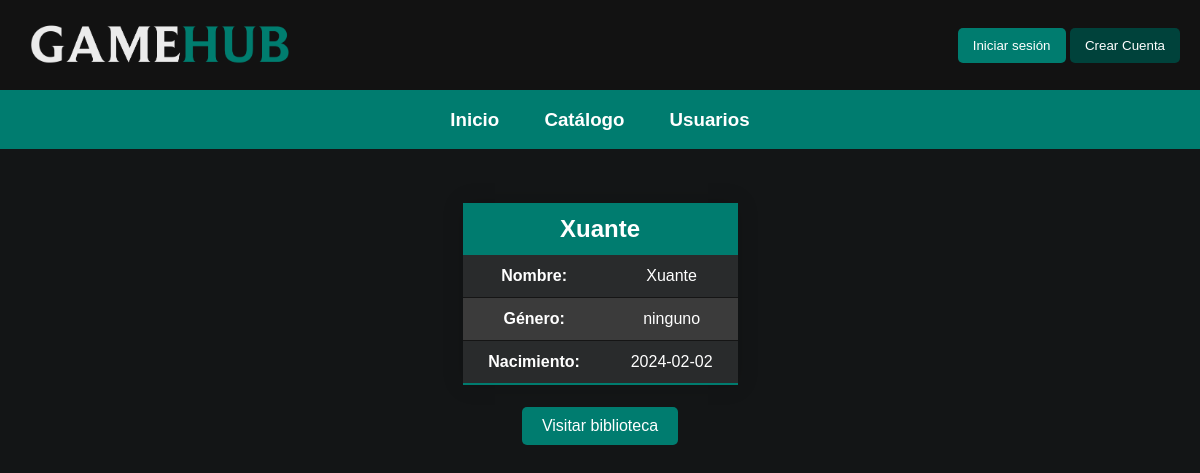
Page /perfil.php on the committed database.
### tables this page shows
CREATE TABLE `usuarios` (
  `ID` int(11) NOT NULL,
  `Usuario` varchar(255) NOT NULL,
  `Sexo` varchar(255) DEFAULT NULL,
  `Nacimiento` date DEFAULT NULL,
  `Contra` varchar(255) DEFAULT NULL,
  `Email` varchar(255) DEFAULT NULL
);

### funciones/consultasUsuarios.php (called while the page is built, shortened)
<?php
function crearUsuarios(){
	$DB = crearConexion();
	$sql = "SELECT * FROM usuarios ORDER BY Usuario ASC";
	$result = mysqli_query($DB, $sql);
	$usuarios = array();
	if (mysqli_num_rows($result) > 0){
		while($fila = mysqli_fetch_assoc($result)){
	    $usuario = new Usuario($fila['ID'], $fila['Email'], $fila['Usuario'], $fila['Contra'], $fila['Sexo'], $fila['Nacimiento'], );
		$usuarios[] = $usuario;
		}
	}
	return $usuarios;
}
?>

### models/Usuario.php (called while the page is built, shortened)
<?php
	class Usuario
	{
		private $id;
		public $usuario;
		public $genero;
		public $nacimiento;
		function __construct($id = '', $email = '', $usuario = '', $contra = '', $genero = '', $nacimiento = '' )
		{
			$this->id = $id;
			$this->usuario = $usuario;
			$this->genero = $genero;
			$this->nacimiento = $nacimiento;
		}
		public function getID(){
            return $this->id;
        }
		public function getUsuario(){
            return $this->usuario;
        }
		public function getGenero(){
            return $this->genero;
        }
		public function getNacimiento(){
            return $this->nacimiento;
        }
	}
?>

### perfil.php (the view, shortened to what this page needs)
<html>
<head>
    <link rel="stylesheet" href="estilo.css">
</head>
<body>
    <?php include "header.php";
    $perfil = $_GET["perfil"];
    $usuarios = crearUsuarios();
    foreach ($usuarios as $usuario) {
        if ($usuario->usuario === $perfil) {
            break;
        }
    }
    ?>
    <div id="tablaPerfil">
        <table class="tablaUsuario" >
            <thead>
                <tr>
                    <th colspan="2"><?php echo $usuario->getUsuario(); ?></th>
                </tr>
            </thead>
            <tbody>
                <tr>
                    <td><strong>Nombre:</strong></td>
                    <td><?php echo $usuario->getUsuario(); ?></td>
                </tr>
                <tr>
                    <td><strong>Género:</strong></td>
                    <td><?php echo $usuario->getGenero(); ?></td>
                </tr>
                <tr>
                    <td><strong>Nacimiento:</strong></td>
                    <td><?php echo $usuario->getNacimiento(); ?></td>
                </tr>
            </tbody>
        </table>
        <div class="contenedorBoton">
        <a class="boton" href="biblioteca.php?usuarioID=<?php echo $usuario->getID(); ?>">Visitar biblioteca</a>
        </div>
    </div>
</body>
</html>

### estilo.css (style rules this page uses)
:root { background-color: #131516; color: white; }
body { font-family: Arial, sans-serif; margin: 0; padding: 0; }
.tablaUsuario { border-collapse: collapse; margin: 25px 0; min-width: 275px; box-shadow: 0 0 20px rgba(0, 0, 0, 0.15); margin: auto; text-align: center; }
.tablaUsuario thead th { background-color: #007c6f; color: #ffffff; font-weight: 600; font-size: x-large; }
.tablaUsuario th, .tablaUsuario td { padding: 12px 15px; }
.tablaUsuario tbody tr { border-bottom: 1px solid #151515; background-color: #292b2c; }
.tablaUsuario tbody tr:nth-of-type(even) { background-color: #3b3b3b; }
.tablaUsuario tbody tr:last-of-type { border-bottom: 2px solid #007c6f; }
#tablaPerfil { margin-top: 54px !important; }
.boton { display: inline-block; padding: 10px 20px; background-color: #007c6f; color: #fff; text-decoration: none; border: none; border-radius: 5px; cursor: pointer; }
.contenedorBoton { text-align: center; margin-top: 22px; }

### rows in the picture
usuarios: Usuario "Xuante", Sexo "ninguno", Nacimiento "2024-02-02"
